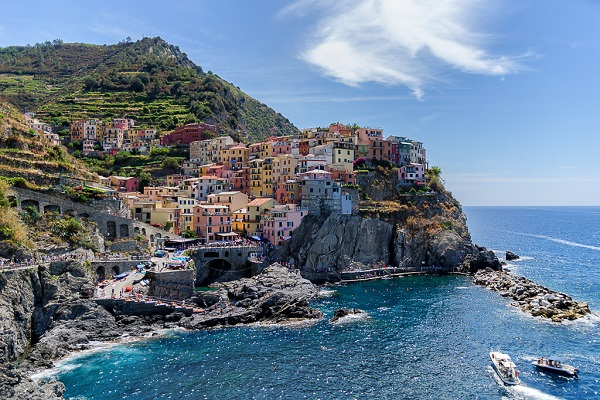
#> input picture img_5terre.jpg, 600 x 400 px
$ python erasion-dilation.py
#> lines starting #> are read from the running program, lines starting #| are printed output that depends on the picture
import cv2
import numpy as np
image=cv2.imread('img_5terre.jpg',0)
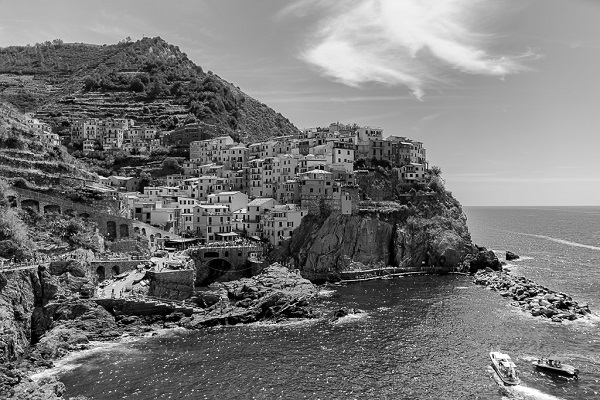
#> image: shape (400, 600); min 0, max 255, mean 119.5
kernel=np.ones((5,5),np.uint8)
erosion=cv2.erode(image,kernel,iterations=1)
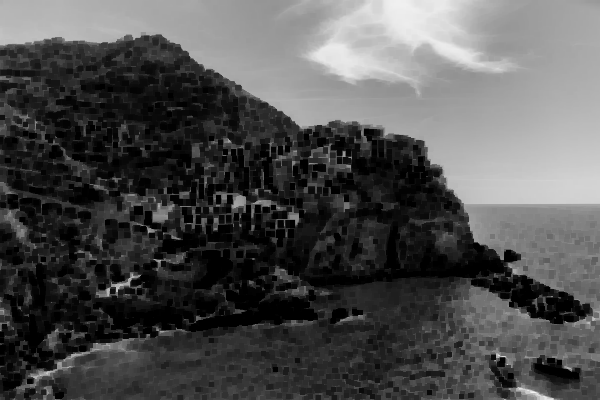
#> erosion: shape (400, 600); min 0, max 243, mean 80.2
dilation=cv2.dilate(image,kernel,iterations=1)
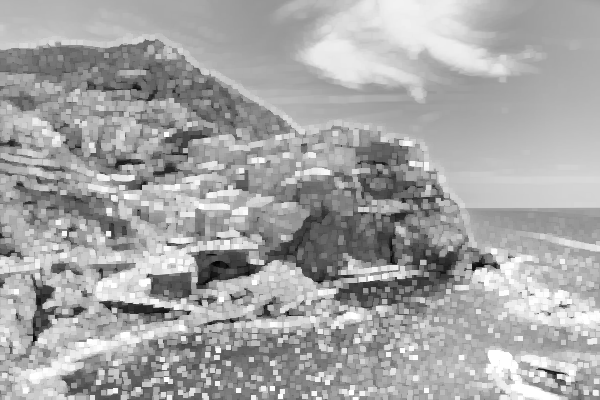
#> dilation: shape (400, 600); min 4, max 255, mean 165.7
cv2.imshow("Orginal",image)
cv2.imshow("Erosion",image)
cv2.imshow("Dilation",image)
cv2.waitKey(0)
cv2.destroyAllWindows()

$ run again, with 487021350_122205127634162765_4776978011534063537_n.jpg copied over img_5terre.jpg
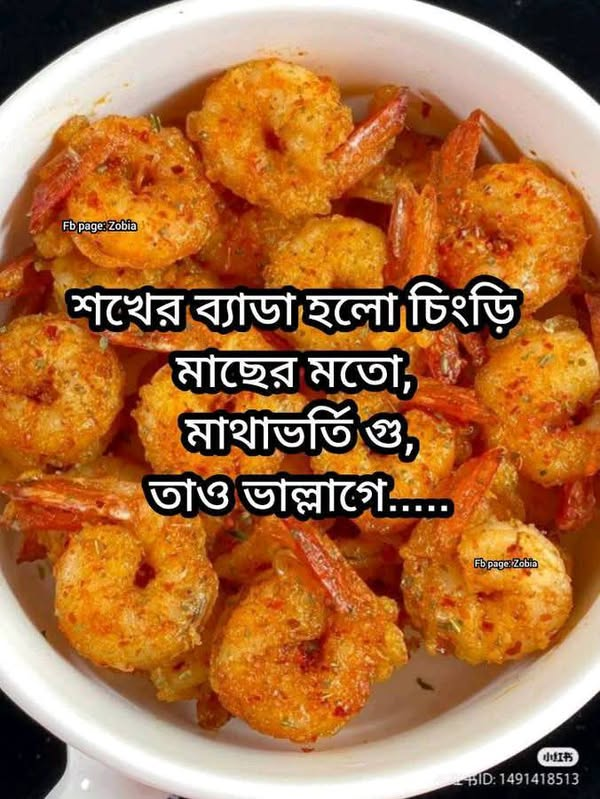
#> input picture 487021350_122205127634162765_4776978011534063537_n.jpg, 600 x 799 px
#> `erosion=cv2.erode(image,kernel,iterations=1)`:
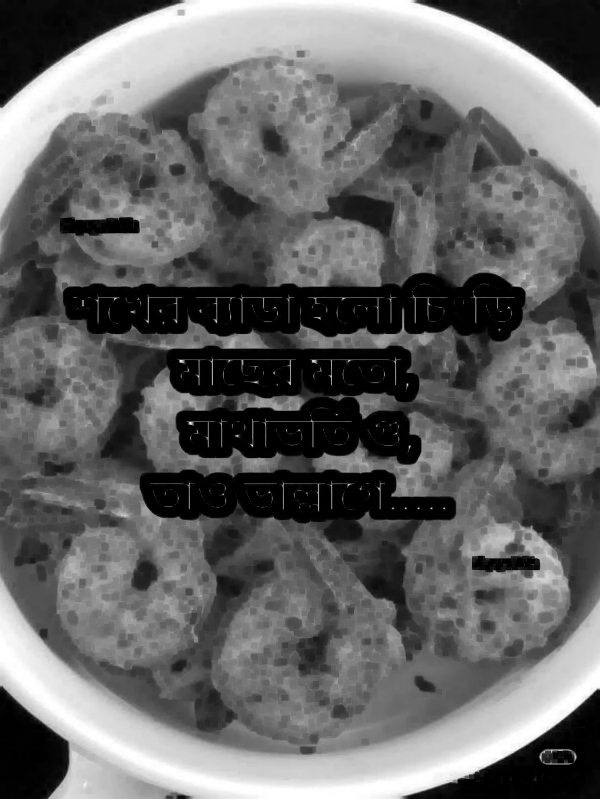
#> erosion: shape (799, 600); min 0, max 255, mean 101.9
#> `dilation=cv2.dilate(image,kernel,iterations=1)`:
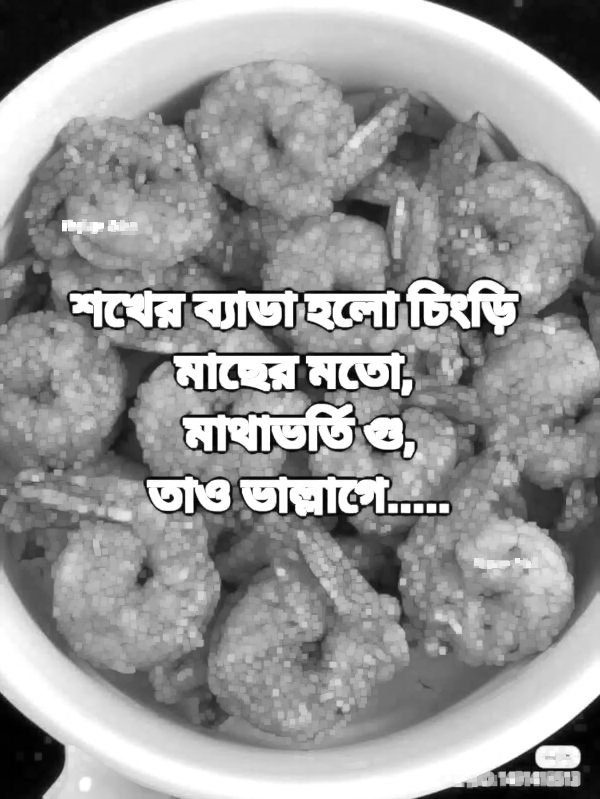
#> dilation: shape (799, 600); min 1, max 255, mean 151.4

$ run again, with IMG-20230914-WA0004.jpg copied over img_5terre.jpg
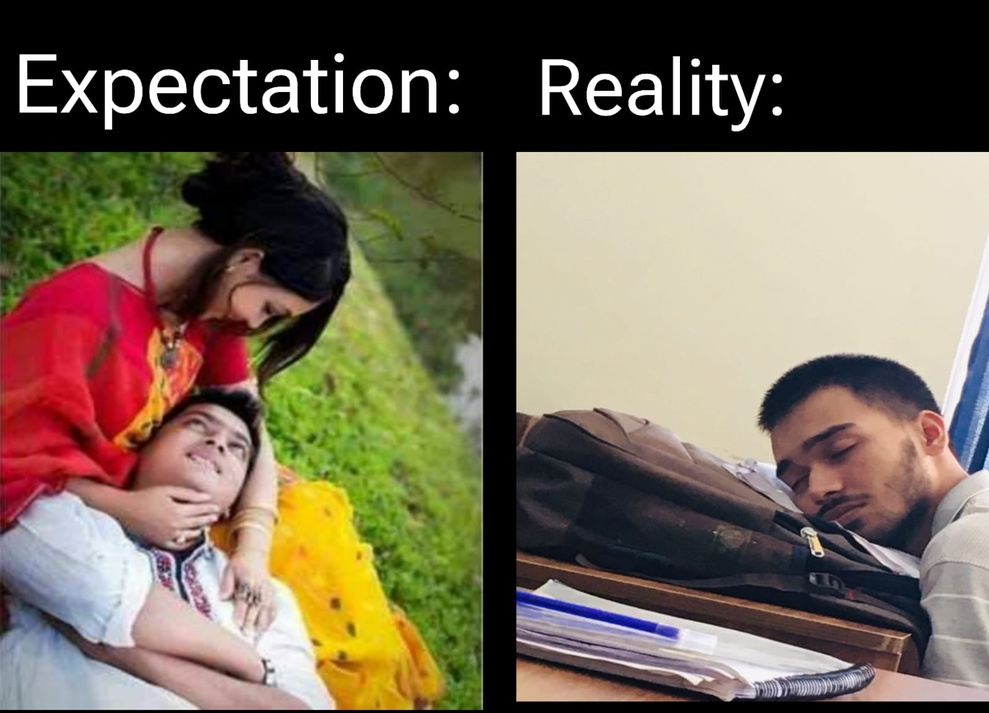
#> input picture IMG-20230914-WA0004.jpg, 989 x 713 px, shrunk from 1600 x 1154 before the run
#> `erosion=cv2.erode(image,kernel,iterations=1)`:
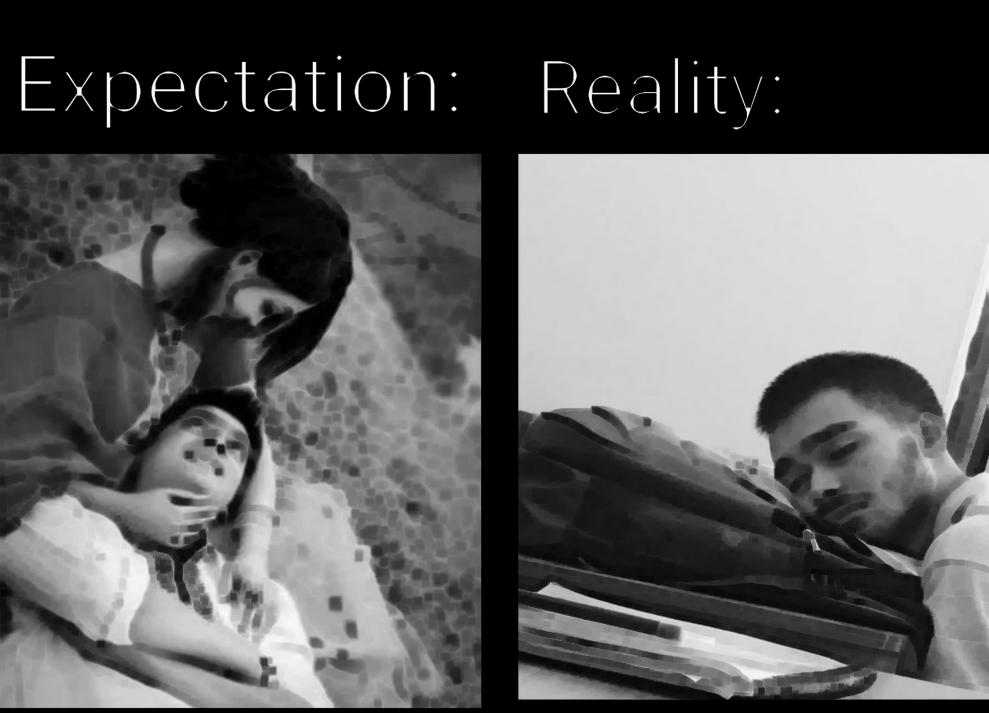
#> erosion: shape (713, 989); min 0, max 254, mean 91.2
#> `dilation=cv2.dilate(image,kernel,iterations=1)`:
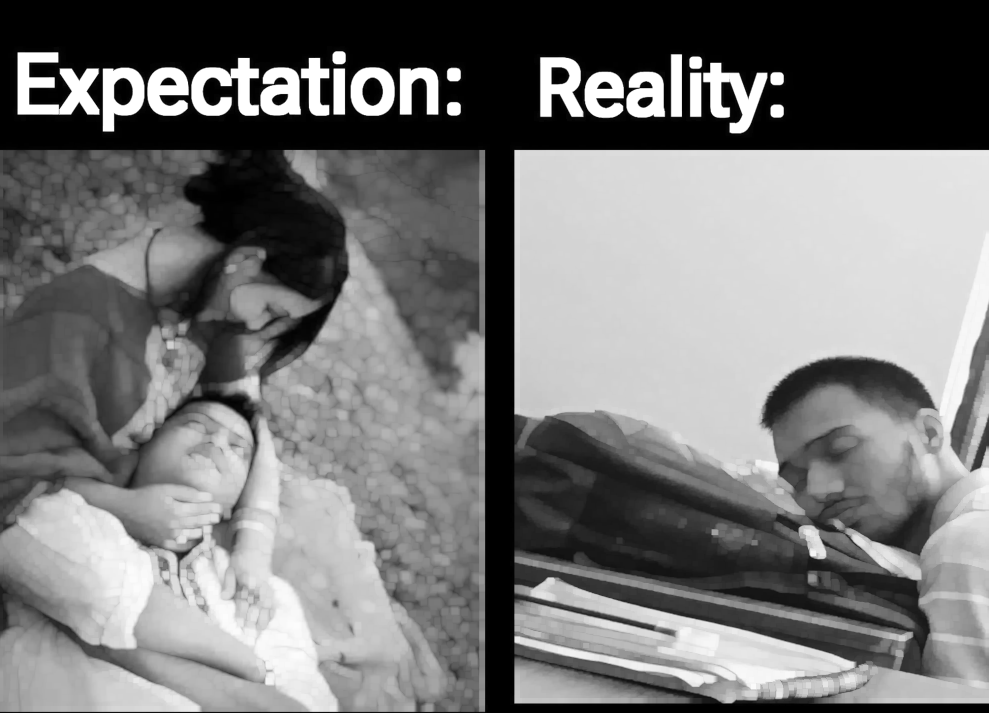
#> dilation: shape (713, 989); min 0, max 255, mean 118.5
